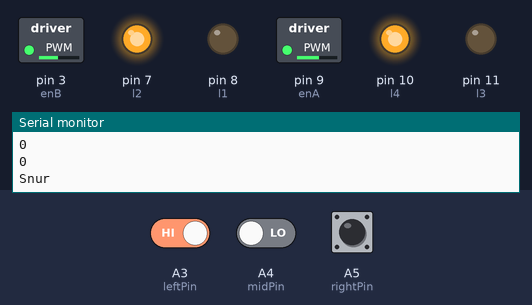
Bench run of a sketch on a simulated Arduino Uno, built with avr-gcc and run on an emulated ATmega328P. Parts: switched loads named in the sketch (green lamp = pin HIGH), output pins drawn as LEDs (lit = HIGH), the last lines printed to the serial monitor. Inputs (shaded band) come from the test bench; at power-on: A5 (rightPin) LOW, A3 (leftPin) HIGH, A4 (midPin) LOW. Pins used as bus, display or sensor lines are not drawn.

Above: at 1.8 s.
1.9 s: A5 (rightPin) pulled HIGH for 0.6 s
At 2.4 s:
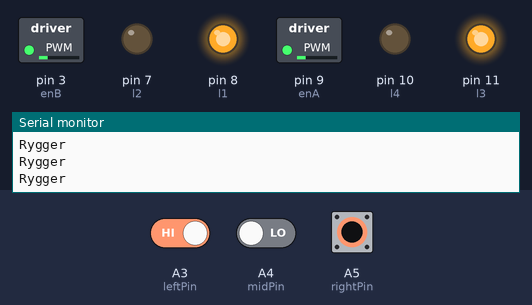
4.0 s: A5 (rightPin) pulled HIGH for 3.2 s
At 7.8 s:
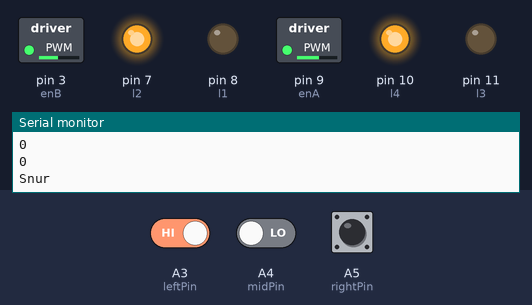
8.7 s: A3 (leftPin) driven LOW and A4 (midPin) driven HIGH
At 10.4 s:
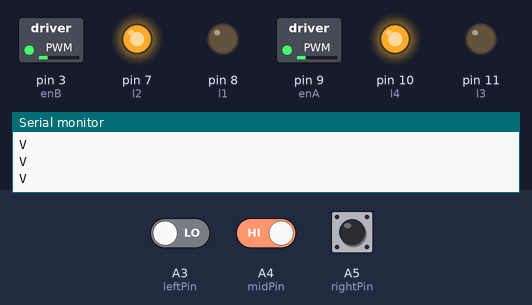
10.7 s: A3 (leftPin) driven HIGH
At 11.8 s:
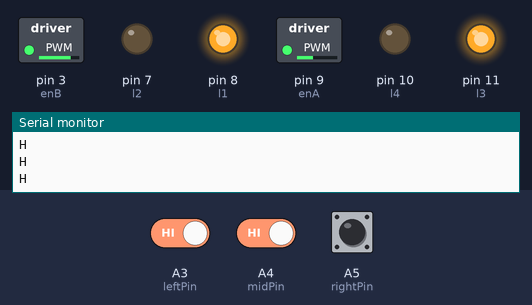
12.2 s: A5 (rightPin) pulled HIGH for 1 s
At 12.7 s:
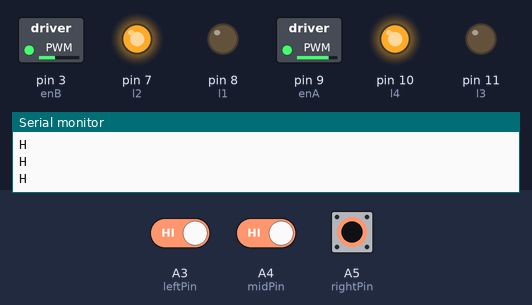
14.7 s: A4 (midPin) driven LOW
At 15.1 s:
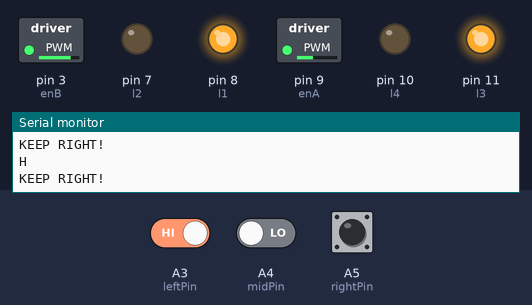
Timing chart, 0 to 17.2 s (numbered marks = the images above; inputs shaded):
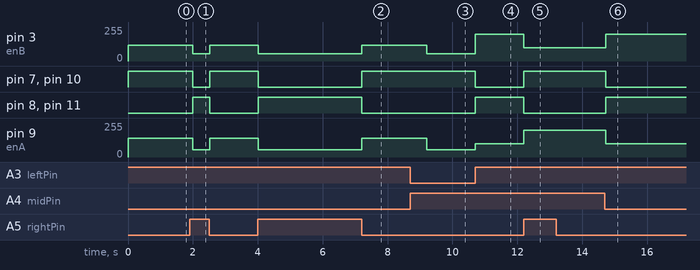

The sketch:

lineTrackingtest2.0.ino
```cpp
// #include "WiFiS3.h"
// #include <ArduinoMqttClient.h>
// #include <ArduinoJson.h>
// #include <string.h>

// Motorpinner --------------------
// LEFT
int enA = 9;
// TOP
int l1 = 8;
int l2 = 7;
//
int l3 = 11;
int l4 = 10;
// RIGHT
int enB = 3;
int r1 = 6;
int r2 = 5;
int r3 = 13;
int r4 = 12;

#define midPin A4
#define rightPin A5
#define leftPin A3

// WiFi & MQTT --------------------
char ssid[] = "Weini2.4G";  // your network SSID (name)
char pass[] = "20052009";   // your network password

const char broker[] = "10.0.0.13";
int port = 1884;
const char subscribe_topic[] = "shoplist";
const char publish_topic[] = "shoplist";

// Motor variabler --------------------
int M1_Speed = 55;

int MID_SENSOR = 0;
int LEFT_SENSOR = 0;
int RIGHT_SENSOR = 0;

unsigned lineCount = 0;  //ikke i bruk

int countTurns = 0;


// millis delay variabler
unsigned long previousMillis = 0;
const long interval = 1500;

// flagger
bool reachedStation = true;
bool reachedDelivery = true;
bool reachedBase = false;
bool turningFinished = true;
bool test = false;

int dropSted;
int prevDropSted = 0;

// WiFiClient wifiClient;
// MqttClient mqttClient(wifiClient);

// Setup --------------------
void setup() {
  Serial.begin(9600);

  while (!Serial) {
    ;
  }

  pinMode(enA, OUTPUT);
  pinMode(enB, OUTPUT);
  pinMode(l1, OUTPUT);
  pinMode(l2, OUTPUT);
  pinMode(l3, OUTPUT);
  pinMode(l4, OUTPUT);
  pinMode(r1, OUTPUT);
  pinMode(r2, OUTPUT);
  pinMode(r3, OUTPUT);
  pinMode(r4, OUTPUT);

  pinMode(midPin, INPUT);
  pinMode(leftPin, INPUT);
  pinMode(rightPin, INPUT);

  // // Connect to WiFi
  //   Serial.print("Attempting to connect to WPA SSID: ");
  //   Serial.println(ssid);
  //   while (WiFi.begin(ssid, pass) != WL_CONNECTED) {
  //     // failed, retry
  //     Serial.print(".");
  //     delay(5000);
  //   }

  //   Serial.println("You're connected to the network");
  //   Serial.println();

  //   Serial.print("Attempting to connect to the MQTT broker.");

  //   if (!mqttClient.connect(broker, port)) {
  //     Serial.print("MQTT connection failed! Error code = ");
  //     Serial.println(mqttClient.connectError());

  //     while (1);
  //   }

  //   Serial.println("You're connected to the MQTT broker!");

  //   mqttClient.onMessage(onMqttMessage);

  //   Serial.print("Subscribing to topic: ");
  //   Serial.println(subscribe_topic);

  //   mqttClient.subscribe(subscribe_topic);

  //   Serial.print("Waiting for messages on topic: ");
  //   Serial.println(subscribe_topic);

  // Serial.println("TESTING!");
  // forward();
  // delay(10000);
  // backward();
  // delay(10000);
  // stop();
  // right();
  // delay(10000);
  // left();
  // delay(10000);
}

void loop() {
  //  if (!mqttClient.connected()) {
  //    Reconnect til MQTT hvis tilkobling er brutt
  //   if (mqttClient.connect("ArduinoClient")) {
  //     mqttClient.subscribe("shoplist");
  //   }
  // }
  // mqttClient.poll(); // holde MQTT tilkobling i live

  // IR sensorer
  MID_SENSOR = digitalRead(midPin);
  LEFT_SENSOR = digitalRead(leftPin);
  RIGHT_SENSOR = digitalRead(rightPin);

  // TESTING (DROPSTED 2)
  if(!reachedStation) {
    baseTilStasjon();
  }
  else if (reachedStation && !reachedDelivery && !turningFinished) {
    stopAndTurnAround();
    countTurns = 0;
  }
  else if(reachedStation && !reachedDelivery && turningFinished) {
    stasjonTilD2();
  }
  else if(reachedStation && reachedDelivery && !reachedBase){
    D2tilBase();
  }
  else if(reachedBase) {
    stop();
  }


  // // TESTING DROPSTED 1
  // if(!reachedStation) {
  //   baseTilStasjon();
  // }
  // else if (reachedStation && !turningFinished && !reachedDelivery) {
  //   stopAndTurnAround();
  //   countTurns = 0;
  // }
  // else if(reachedStation && !reachedDelivery && turningFinished) {
  //   stasjonTilD1();
  // }
  // else if(reachedStation && reachedDelivery && !reachedBase){
  //   D1tilBase();
  // }
  // else if(reachedBase) {
  //   stop();
  // }


  unsigned long currentMillis = millis();
  // DEBUGGING --------------------
  if (currentMillis - previousMillis >= interval) {
    // save the last time you blinked the LED
    previousMillis = currentMillis;
    MID_SENSOR ? Serial.println("m_1") : Serial.println("m_0");
    LEFT_SENSOR ? Serial.println("l_1") : Serial.println("l_0");
    RIGHT_SENSOR ? Serial.println("r_1") : Serial.println("r_0");
    Serial.println("-----------------");
    // digitalRead(in1) ? Serial.println("in1_1") : Serial.println("in1_0");
    // digitalRead(in2) ? Serial.println("in2_1") : Serial.println("in2_0");
    // digitalRead(in3) ? Serial.println("in3_1") : Serial.println("in3_0");
    // digitalRead(in4) ? Serial.println("in4_1") : Serial.println("in4_0");
    // Serial.println(analogRead(enA));
    Serial.println(reachedStation);
    Serial.println(reachedDelivery);
    Serial.println(turningFinished);
    Serial.println(reachedBase);
    Serial.println(countTurns);
    // Serial.println("-----------------");
  }

  // ---- MAIN ----
  // unsigned long currentMillis = millis();
  // if (currentMillis - previousMillis >= interval) {
  //   previousMillis = currentMillis;
  //   if(getDropSted() != -1) {
  //     // Vår hovedfunksjoner skal være inne her (ny bestilling):
  //     baseTilStasjon();
  //     if(dropSted == 1 && reachedStation) {
  //       stasjonTilD1();
  //       D1tilBase();
  //     }
  //     else if (dropSted == 2 && reachedStation){
  //       stasjonTilD2();
  //       D2tilBase();
  //     }
  //   }
  //   else {
  //     Serial.println("ingen ny dropsted!");
  //     Serial.println(prevDropSted);
  //   }
  // }
}


// Ved oppstart (hente komponenter)--------------------------------
/**
 * @brief Kjører fra basen til komponentstasjonen
 * @see turnLeft()
 * @see reachedStation
*/
void baseTilStasjon() {
  Serial.println("STASJONEN");
  // Serial.println("Kjører til stasjonen!");
  turnLeft();

  // IF ARRIVED BASE, STOP AND TURN AROUND (LEFT/RIGHT)
  if (!LEFT_SENSOR && !MID_SENSOR && !RIGHT_SENSOR) {
    reachedStation = true;
  }
}


// Ved levering (droppe komponenter)--------------------------------

/**
 * @brief Kjører fra komponentstasjonen til dropsted 1
 * @see forward()
 * @see right()
 * @see stopAndTurnAround()
*/
void stasjonTilD1() {
  if (!countTurns) {
    Serial.println("her!");
    turnRight();
  } else if (countTurns) {
    Serial.println("her!!!");
    turnLeft();
  }
  if (LEFT_SENSOR && !MID_SENSOR && RIGHT_SENSOR) {
    stop();
    delay(2000);
    Serial.println("ARRIVED AT D1!");
    reachedDelivery = true;
  }
}


/**
 * @brief Kjører fra komponentstasjonen til dropsted 2
 * @see forward()
 * @see stop()
 * @see keepStraightLine()
 * @see reachedDelivery
*/
void stasjonTilD2() {
  Serial.println("DRIVING TO D2");  //D1 tilbake til basen
  if (!LEFT_SENSOR && MID_SENSOR && !RIGHT_SENSOR) {
    Serial.println("D2");
    forward();
  } else if (!LEFT_SENSOR && MID_SENSOR && RIGHT_SENSOR) {  //Ingnorer ekstra teip
    // Serial.println("HER_2");
    forward();
  } else if (LEFT_SENSOR && !MID_SENSOR && RIGHT_SENSOR) {
    stop();
    delay(2000);
    Serial.println("ARRIVED AT D2!");
    reachedDelivery = true;
  } else {
    keepStraightLine();
  }
}


// Ved kjøring tilbake til basen --------------------------------
/**
 * @brief Kjører fra D1 tilbake til basen
 * @see stopAndTurnAround()
*/
void D1tilBase() {
  if (LEFT_SENSOR && RIGHT_SENSOR && !MID_SENSOR && !test) {
    Serial.println("Rygger");
    backward();
  }

  else if (!test) {
    Serial.println("Snur");
    turnAroundRight();
    delay(500);
    if (MID_SENSOR && !LEFT_SENSOR && !RIGHT_SENSOR) {
      test = true;
    }
  } else if (test) {
    if (MID_SENSOR && !LEFT_SENSOR && !RIGHT_SENSOR) {
      forward();
    } else if (!MID_SENSOR && !LEFT_SENSOR && !RIGHT_SENSOR) {
      Serial.println("Nådd basen");
      reachedBase = true;
      countTurns = 0;
    } else {
      keepStraightLine();
    }
  }
}


/**
 * @brief Kjører fra D2 tilbake til basen
 * @see stopAndTurnArond()
*/
void D2tilBase() {
  // byttet turningFinished -> test
  if(LEFT_SENSOR && RIGHT_SENSOR && !MID_SENSOR && !test){
    Serial.println("Rygger");
    backward();
    }
  else if(!test){
    Serial.println("Snur");
    turnAroundRight();
    delay(500);
    if(MID_SENSOR && !LEFT_SENSOR && !RIGHT_SENSOR){
      test = true;
    }
  }
  else if(test){
    if(!countTurns){
      Serial.println("V");
      turnLeft();
    }
    else if(countTurns){
      Serial.println("H");
      turnRight();
    }
  }
  else if (!MID_SENSOR && !LEFT_SENSOR && !RIGHT_SENSOR) {
    reachedBase = true;
    countTurns = 0;
    Serial.println("Nådd basen");
  }
}


// Hjelpe funksjoner --------------------

/**
 * @brief Kjører roboten fremover og tar venstre svinger
 * @see forward()
 * @see left()
 * @see keepStraightLine()
*/
void turnLeft() {
  // FORWARD
  if (MID_SENSOR && !LEFT_SENSOR && !RIGHT_SENSOR) {
    // Serial.println("HER_1");
    forward();
  }
  // IF LEFT LINE DETECTED, TURN LEFT
  else if (LEFT_SENSOR || (MID_SENSOR && LEFT_SENSOR && RIGHT_SENSOR)) {
    Serial.println("HER_2");
    left();
    delay(300);
    countTurns++;
  } else {
    keepStraightLine();
    // Serial.println("HER_3");
  }
  // IF OUT OF LINE, STRAIGHTEN SELF
}


/**
 * @brief Kjører roboten fremover og tar høyre svinger
 * @see forward()
 * @see right()
 * @see keepStraightLine()
*/
void turnRight() {
  if (MID_SENSOR && !LEFT_SENSOR && !RIGHT_SENSOR) {
    forward();
  } else if (RIGHT_SENSOR || (MID_SENSOR && LEFT_SENSOR && RIGHT_SENSOR)) {
    right();
    delay(300);
    countTurns++;
  } else {
    keepStraightLine();
  }
}


/**
 * @brief Korigerer roboten til å holde seg på en rett linje (fremover)
 * @see left()
 * @see right()
*/
void keepStraightLine() {
  if (LEFT_SENSOR && !RIGHT_SENSOR && !MID_SENSOR) {
    Serial.println("KEEP RIGHT!");
    left();
  } else if (RIGHT_SENSOR && !LEFT_SENSOR && !MID_SENSOR) {
    Serial.println("KEEP LEFT!");
    right();
  }
}


/**
 * @brief Stopper og snur roboten 180 grader
 * @see right()
 * @see stop()
 * @see turningFinished
*/
void stopAndTurnAround() {
  Serial.println("TURNING");
  turnAroundRight();
  if (!LEFT_SENSOR && MID_SENSOR && !RIGHT_SENSOR) {
    // stop();
    // delay(2000);
    Serial.println("TURNING FINISHED!");
    turningFinished = true;
  }
}

// Manuvers funksjoner --------------------------------

/**
 * @brief Kjører fram
*/
void forward() {
  digitalWrite(l1, LOW);
  digitalWrite(l2, HIGH);
  digitalWrite(l3, LOW);
  digitalWrite(l4, HIGH);

  digitalWrite(r1, LOW);
  digitalWrite(r2, HIGH);
  digitalWrite(r3, LOW);
  digitalWrite(r4, HIGH);

  analogWrite(enA, M1_Speed);
  analogWrite(enB, M1_Speed);
}


/**
 * @brief Kjører baklengs
*/
void backward() {
  digitalWrite(l1, HIGH);
  digitalWrite(l2, LOW);
  digitalWrite(l3, HIGH);
  digitalWrite(l4, LOW);

  digitalWrite(r1, HIGH);
  digitalWrite(r2, LOW);
  digitalWrite(r3, HIGH);
  digitalWrite(r4, LOW);

  analogWrite(enA, M1_Speed);
  analogWrite(enB, M1_Speed);
}


/**
 * @brief Svinger til venstre
*/
void left() {
  // Serial.println("LEFT!");
  // digitalWrite(l1, HIGH);
  // digitalWrite(l2, LOW);
  // digitalWrite(l3, HIGH);
  // digitalWrite(l4, LOW);

  // digitalWrite(r1, LOW);
  // digitalWrite(r2, HIGH);
  // digitalWrite(r3, LOW);
  // digitalWrite(r4, HIGH);

  digitalWrite(l1, HIGH);
  digitalWrite(l2, LOW);
  digitalWrite(l3, HIGH);
  digitalWrite(l4, LOW);

  digitalWrite(r1, LOW);
  digitalWrite(r2, HIGH);
  digitalWrite(r3, LOW);
  digitalWrite(r4, HIGH);

  // analogWrite(enA, 80);
  // analogWrite(enB, 100);
  analogWrite(enA, 100);
  analogWrite(enB, 200);
}


/**
 * @brief Svinger til høyre
*/
void right() {
  // Serial.println("RIGHT!");
  digitalWrite(l1, LOW);
  digitalWrite(l2, HIGH);
  digitalWrite(l3, LOW);
  digitalWrite(l4, HIGH);

  digitalWrite(r1, HIGH);
  digitalWrite(r2, LOW);
  digitalWrite(r3, HIGH);
  digitalWrite(r4, LOW);

  analogWrite(enA, 200);
  analogWrite(enB, 100);
}

void turnAroundRight() {
  // Serial.println("RIGHT!");
  digitalWrite(l1, LOW);
  digitalWrite(l2, HIGH);
  digitalWrite(l3, LOW);
  digitalWrite(l4, HIGH);

  digitalWrite(r1, HIGH);
  digitalWrite(r2, LOW);
  digitalWrite(r3, HIGH);
  digitalWrite(r4, LOW);

  analogWrite(enA, 140);
  analogWrite(enB, 120);
}

/**
 * @brief Stopper roboten
*/
void stop() {
  digitalWrite(l1, LOW);
  digitalWrite(l2, LOW);
  digitalWrite(l3, LOW);
  digitalWrite(l4, LOW);

  digitalWrite(r1, LOW);
  digitalWrite(r2, LOW);
  digitalWrite(r3, LOW);
  digitalWrite(r4, LOW);

  analogWrite(enA, 0);
  analogWrite(enB, 0);
  // Serial.println("Stopper!");
}


// // Andre funksjoner --------------------------------
// /**
//  * @brief Når det blir mottatt en melding fra MQTT broker (nettsiden)
// */
// void onMqttMessage(int messageSize) {
//   Serial.print("Ny melding i topic: '");
//   Serial.println(mqttClient.messageTopic());

//   StaticJsonDocument<16> filter;
//   filter["dropSted"] = true;

//   StaticJsonDocument<64> doc;
//   DeserializationError error = deserializeJson(doc, mqttClient, DeserializationOption::Filter(filter));

//   if (error) {
//     Serial.print("deserializeJson() failed: ");
//     Serial.println(error.c_str());
//     return;
//   }

//   dropSted = doc["dropSted"];
// }


/**
 * @brief Setter dropSted til å være det samme som prevDropSted
 * @return dropSted (om det er endret)
*/
int getDropSted() {
  if (dropSted != prevDropSted) {
    prevDropSted = dropSted;
    return dropSted;
  } else {
    return -1;
  }
}
```

Measured:
- after the input at 1.9 s, pin 3 (enB): 120/255 → 55/255 after 0.10 s, → 120/255 0.51 s later; pin 7 (l2), pin 10 (l4): HIGH → LOW after 0.10 s, → HIGH 0.51 s later; pin 8 (l1), pin 11 (l3): LOW → HIGH after 0.10 s, → LOW 0.51 s later; pin 9 (enA): 140/255 → 55/255 after 0.10 s, → 140/255 0.51 s later
- after the input at 4.0 s, pin 3 (enB): 120/255 → 55/255 at once, → 120/255 3.2 s later; pin 7 (l2), pin 10 (l4): HIGH → LOW at once, → HIGH 3.2 s later; pin 8 (l1), pin 11 (l3): LOW → HIGH at once, → LOW 3.2 s later; pin 9 (enA): 140/255 → 55/255 at once, → 140/255 3.2 s later
- after the input at 8.7 s, pin 3 (enB): 120/255 → 55/255 after 0.51 s; pin 9 (enA): 140/255 → 55/255 after 0.51 s
- after the input at 10.7 s, pin 3 (enB): 55/255 → 200/255 at once; pin 7 (l2), pin 10 (l4): HIGH → LOW at once; pin 8 (l1), pin 11 (l3): LOW → HIGH at once; pin 9 (enA): 55/255 → 100/255 at once
- after the input at 12.2 s, pin 3 (enB): 200/255 → 100/255 at once; pin 7 (l2), pin 10 (l4): LOW → HIGH at once; pin 8 (l1), pin 11 (l3): HIGH → LOW at once; pin 9 (enA): 100/255 → 200/255 at once
- after the input at 14.7 s, pin 3 (enB): 100/255 → 200/255 at once; pin 7 (l2), pin 10 (l4): HIGH → LOW at once; pin 8 (l1), pin 11 (l3): LOW → HIGH at once; pin 9 (enA): 200/255 → 100/255 at once
